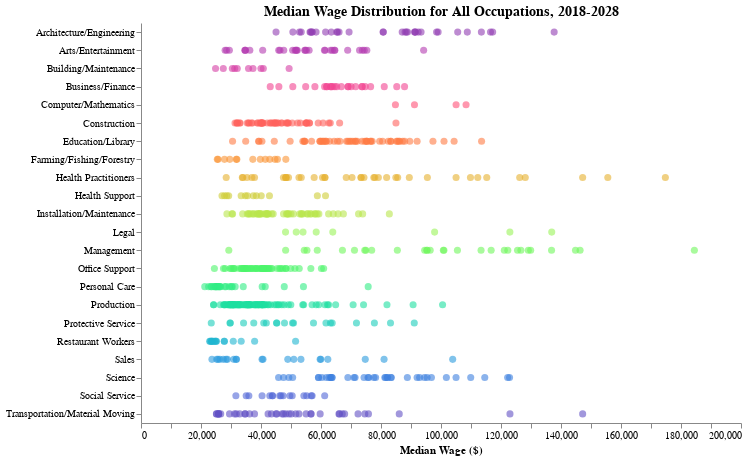

The notebook cell saved with this chart:
### Code cell
# Create stripplot to show the distribution of all occupations within the occupational groups by median wage.

# Create a data frame where there are no 0 median wages.  These 0s may throw off the appearance of the plot
occs_detailed_median_adj = occs_detailed[(occs_detailed['Median']!=0)]


alt.Chart(occs_detailed_median_adj).mark_circle(size=50).encode(
    x=alt.X('Median:Q', axis=alt.Axis(title='Median Wage ($)')),
    y=alt.Y('Occupation Group:N', axis=alt.Axis(title=None)),
    color=alt.Color('Occupation Group:N', legend=None ,scale=alt.Scale(scheme='rainbow') ), 
    tooltip = [alt.Tooltip('Occupational Title:N'),
               alt.Tooltip('Median:Q', format='$,d', title='Median Wage')
                ],
    opacity=alt.value(0.6)
).properties(height=400,width=600, title="Median Wage Distribution for All Occupations, 2018-2028"
).configure_axis(
    grid=False
).configure_view(
    strokeWidth=0
).configure_title(
    fontSize=14,
    align="center",
    color="black"
).interactive()

### Figure 1 — Vega-Lite specification as saved in the notebook (floating-point values rounded to 4 significant figures; data arrays with more than 128 entries replaced by an {"elided": "..."} marker saying what was removed)
{"config": {"view": {"continuousWidth": 400, "continuousHeight": 300, "strokeWidth": 0}, "axis": {"grid": false}, "title": {"align": "center", "color": "black", "fontSize": 14}}, "data": {"name": "data-aed4a068b172b3951ce6a7680f5a8e86"}, "mark": {"type": "circle", "size": 50}, "encoding": {"color": {"type": "nominal", "field": "Occupation Group", "legend": null, "scale": {"scheme": "rainbow"}}, "opacity": {"value": 0.6}, "tooltip": [{"type": "nominal", "field": "Occupational Title"}, {"type": "quantitative", "field": "Median", "format": "$,d", "title": "Median Wage"}], "x": {"type": "quantitative", "axis": {"title": "Median Wage ($)"}, "field": "Median"}, "y": {"type": "nominal", "axis": {"title": null}, "field": "Occupation Group"}}, "height": 400, "selection": {"selector031": {"type": "interval", "bind": "scales", "encodings": ["x", "y"]}}, "title": "Median Wage Distribution for All Occupations, 2018-2028", "width": 600, "$schema": "https://vega.github.io/schema/vega-lite/v4.8.1.json", "datasets": {"data-aed4a068b172b3951ce6a7680f5a8e86": {"elided": "700 records"}}}
